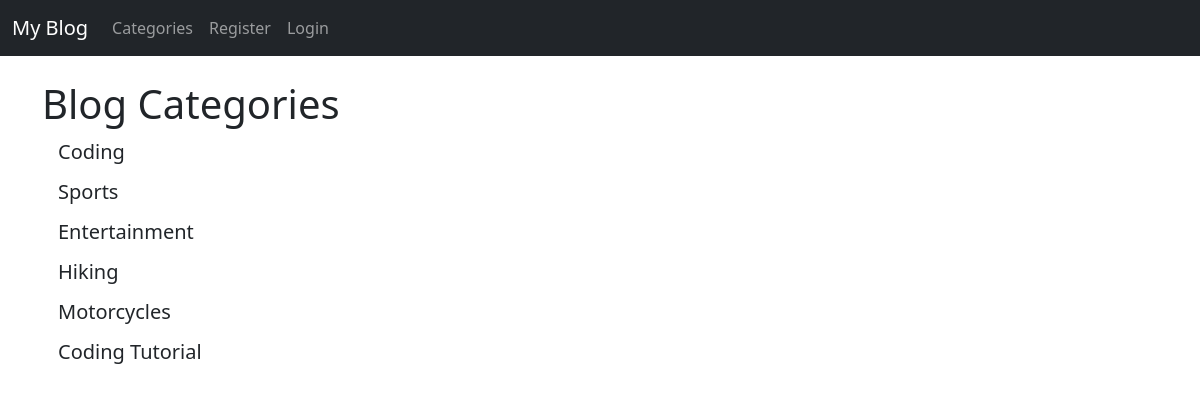
Screenshot of /categorylist with the database file from the repository.
### myblog/models.py (models this page shows, shortened)
class Category(models.Model):
    name = models.CharField(max_length=255)
    def __str__(self):
        return self.name

### myblog/views.py (the view)
# urls.py: path('categorylist', CategoryListView, name = 'categorylist'),
def CategoryListView(request):
    cat_menu_list = Category.objects.all()
    return render(request, 'category_list.html', {'cat_menu_list': cat_menu_list})

### myblog/templates/category_list.html (shortened to what this page needs)
{% extends 'base.html' %}
{% block content %}
    <h1>
        Blog Categories
    </h1>
    {% for cat in cat_menu_list %}
        <h5><a class="dropdown-item" href="{% url 'category' cat|slugify %}">{{cat.name.title}}</a></h5>
    {% endfor %}
{% endblock %}

### rows the page displays
Category: name "Coding"
Category: name "Sports"
Category: name "Entertainment"
Category: name "Hiking"
Category: name "Motorcycles"
Category: name "Coding Tutorial"
